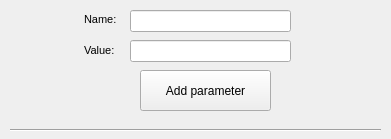
<?xml version="1.0" encoding="UTF-8"?>
<ui version="4.0">
 <class>ParameterAddFormClass</class>
 <widget class="QWidget" name="ParameterAddFormClass">
  <property name="geometry">
   <rect>
    <x>0</x>
    <y>0</y>
    <width>391</width>
    <height>139</height>
   </rect>
  </property>
  <property name="windowTitle">
   <string>Add parameter</string>
  </property>
  <property name="windowIcon">
   <iconset>
    <normaloff>icons8-абсцисса-48.png</normaloff>icons8-абсцисса-48.png</iconset>
  </property>
  <widget class="QLabel" name="label">
   <property name="geometry">
    <rect>
     <x>84</x>
     <y>35</y>
     <width>41</width>
     <height>31</height>
    </rect>
   </property>
   <property name="font">
    <font>
     <pointsize>8</pointsize>
    </font>
   </property>
   <property name="text">
    <string>Value:</string>
   </property>
  </widget>
  <widget class="QLabel" name="label_2">
   <property name="geometry">
    <rect>
     <x>84</x>
     <y>4</y>
     <width>41</width>
     <height>31</height>
    </rect>
   </property>
   <property name="font">
    <font>
     <pointsize>8</pointsize>
    </font>
   </property>
   <property name="text">
    <string>Name:</string>
   </property>
  </widget>
  <widget class="QPushButton" name="AddParameterButton">
   <property name="geometry">
    <rect>
     <x>140</x>
     <y>70</y>
     <width>131</width>
     <height>41</height>
    </rect>
   </property>
   <property name="text">
    <string>Add parameter</string>
   </property>
  </widget>
  <widget class="Line" name="line">
   <property name="geometry">
    <rect>
     <x>10</x>
     <y>120</y>
     <width>371</width>
     <height>20</height>
    </rect>
   </property>
   <property name="orientation">
    <enum>Qt::Horizontal</enum>
   </property>
  </widget>
  <widget class="QLineEdit" name="NameInput">
   <property name="geometry">
    <rect>
     <x>130</x>
     <y>10</y>
     <width>161</width>
     <height>22</height>
    </rect>
   </property>
  </widget>
  <widget class="QLineEdit" name="ValueInput">
   <property name="geometry">
    <rect>
     <x>130</x>
     <y>40</y>
     <width>161</width>
     <height>22</height>
    </rect>
   </property>
  </widget>
 </widget>
 <resources/>
 <connections/>
</ui>
